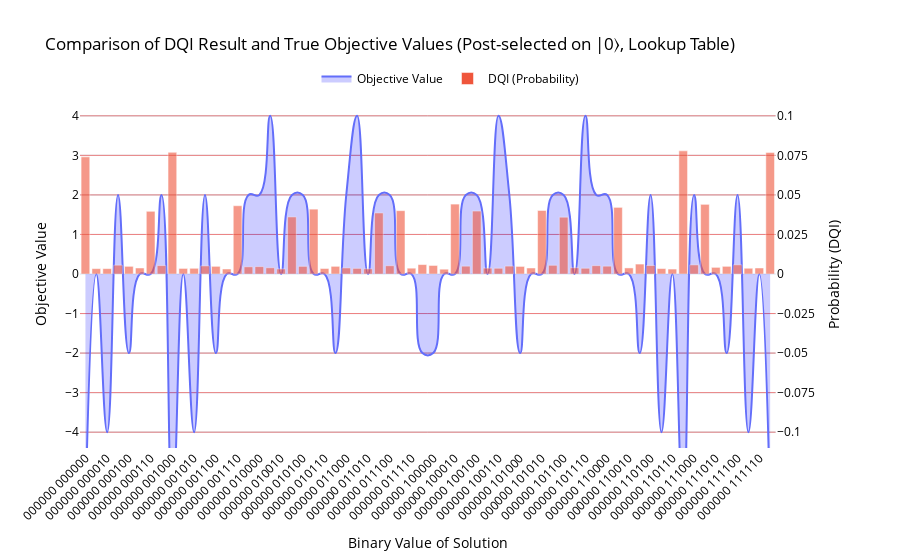

Notebook source saved alongside this figure:
### Code cell
external_data_filtered = {k: v for k, v in sorted(counts.items(), key=lambda item: item[1], reverse=True)
                          if sum([int(x) for x in k.split(" ")[0]]) == 0}
brute_force_results = brute_force_max(B, v, first_part="0"*m)
plot_results_union_plotly(
    brute_force_results,
    external_data_filtered,
    plot_name="Comparison of DQI Result and True Objective Values (Post-selected on |0⟩, Lookup Table)",
    spline_smoothing=1.3
)
